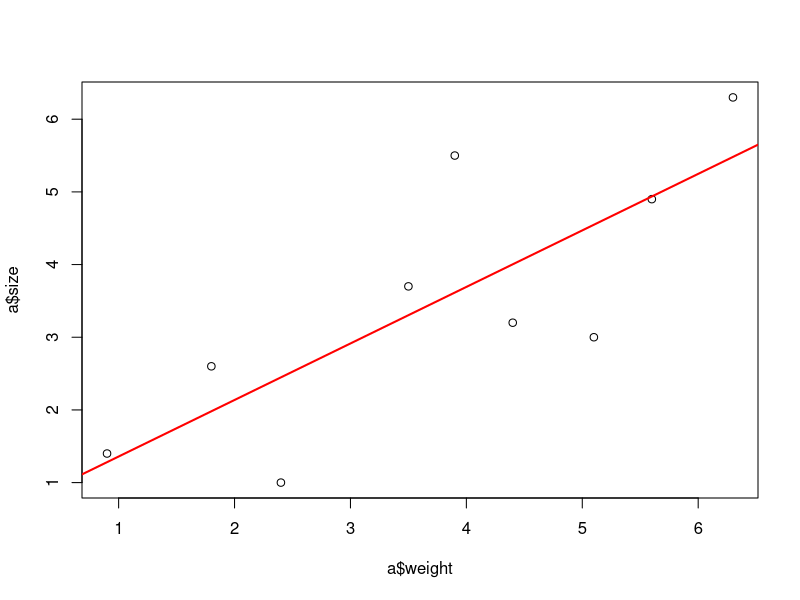

Recreate this plot in R.
a<-data.frame(
size=c(1.4,2.6,1.0,3.7,5.5,3.2,3.0,4.9,6.3),
weight=c(0.9,1.8,2.4,3.5,3.9,4.4,5.1,5.6,6.3))
plot(a$weight,a$size)
#plot(mouse.data)
relation<-lm(size~weight,data=a)
abline(relation,col="red",lwd=2)
summary(relation)
summary(relation)$r.squared
predict(relation,weight=4.1)

